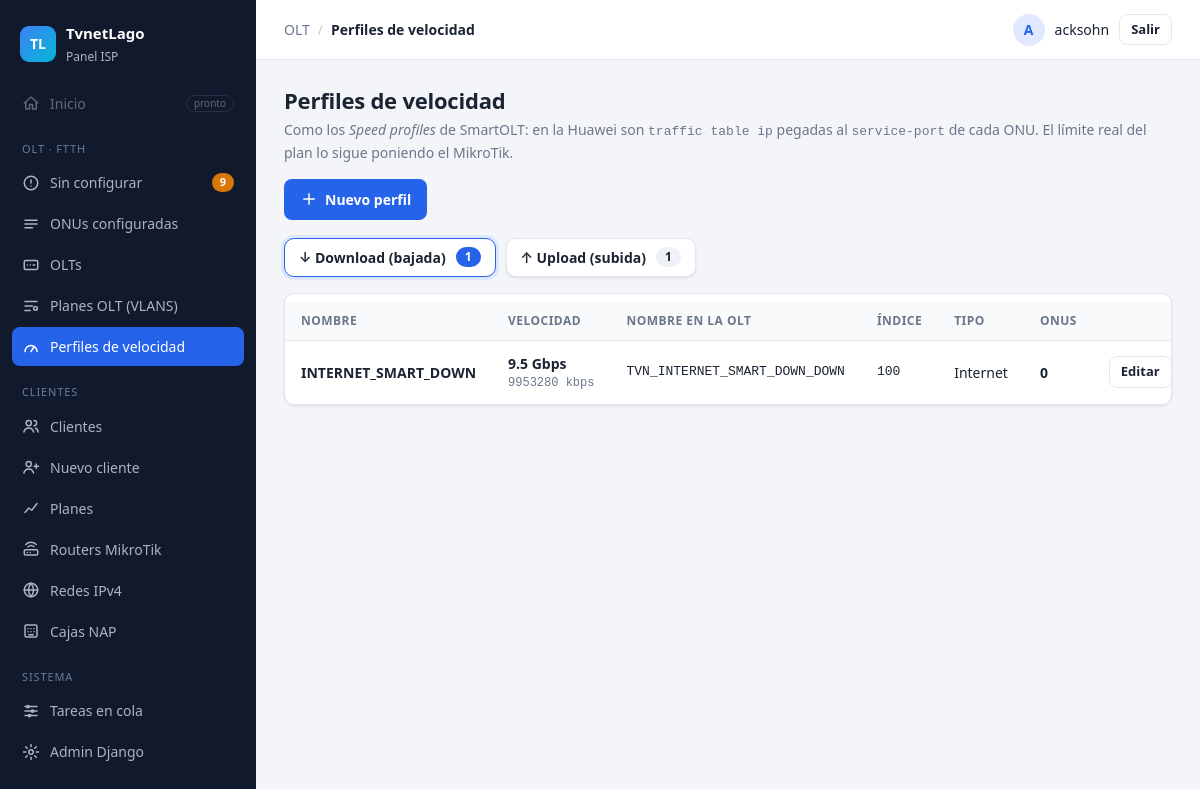
Page /olt/velocidades/ (signed in) on the committed database.
### Aplicaciones/ServerOLT/models.py (models this page shows, shortened)
class PerfilVelocidad(models.Model):
    DIRECCIONES = [("bajada", "Bajada (download)"), ("subida", "Subida (upload)")]
    TIPOS = [("internet", "Internet"), ("iptv", "IPTV"), ("voip", "VoIP"), ("gestion", "Gestión")]
    nombre = models.CharField(max_length=40, help_text="Ej. 100M")
    direccion = models.CharField("Dirección", max_length=6, choices=DIRECCIONES, default="bajada")
    usar_prefijo = models.BooleanField("Usar prefijo y sufijo", default=True,
                                       help_text="En la OLT se llamará TVN_<nombre>_DOWN / _UP")
    tipo = models.CharField(max_length=10, choices=TIPOS, default="internet")
    kbps = models.PositiveIntegerField("Velocidad (kbps)", help_text="Ej. 102400 = 100 Mbps")
    cbs_ms = models.PositiveSmallIntegerField(
        "CBS - committed burst (ms)", null=True, blank=True, default=100,
        help_text="Cuántos ms de tráfico absorbe la OLT antes de descartar. SmartOLT usa 100. Vacío = lo que ponga la OLT.")
    pbs_ms = models.PositiveSmallIntegerField(
        "PBS - peak burst (ms)", null=True, blank=True, default=100,
        help_text="Cuántos ms tolera por encima del CBS. SmartOLT usa 100. Vacío = lo que ponga la OLT.")
    predeterminado = models.BooleanField("Predeterminado para ONUs nuevas", default=False)
    indice_olt = models.PositiveSmallIntegerField(
        "Índice de traffic table", unique=True, null=True, blank=True,
        help_text="Número de la traffic table en la OLT. Vacío = el sistema elige uno libre desde 100.")
    creado_en_olt = models.BooleanField(default=False, editable=False,
                                        help_text="Ya se creó en alguna OLT: la velocidad ya no se puede editar")
    creado = models.DateTimeField(auto_now_add=True)
    class Meta:
        verbose_name = "perfil de velocidad"
        verbose_name_plural = "perfiles de velocidad"
        ordering = ["direccion", "kbps"]
        constraints = [models.UniqueConstraint(fields=["nombre", "direccion"], name="perfil_vel_unico")]
    @property
    def sufijo(self):
        return "DOWN" if self.direccion == "bajada" else "UP"
    @property
    def nombre_olt(self):
        import re
        base = f"TVN_{self.nombre}_{self.sufijo}" if self.usar_prefijo else self.nombre
        return re.sub(r"[^A-Za-z0-9_-]", "_", base)[:32]
    @property
    def velocidad_texto(self):
        k = self.kbps or 0
        if k >= 1024 * 1024:
            return f"{k / 1048576:.1f} Gbps".replace(".0 ", " ")
        if k >= 1024:
            return f"{k / 1024:.1f} Mbps".replace(".0 ", " ")
        return f"{k} kbps"

### Aplicaciones/ServerOLT/views.py (the view)
# urls.py: path("velocidades/", views.velocidades, name="velocidades"),
@login_required
def velocidades(request):
    direccion = request.GET.get("dir", "bajada")
    if direccion not in ("bajada", "subida"):
        direccion = "bajada"
    perfiles = (PerfilVelocidad.objects.filter(direccion=direccion)
                .annotate(usos=Count("onus_bajada", distinct=True) + Count("onus_subida", distinct=True))
                .order_by("kbps"))
    return render(request, "olt/velocidades.html", {
        "perfiles": perfiles, "direccion": direccion,
        "n_bajada": PerfilVelocidad.objects.filter(direccion="bajada").count(),
        "n_subida": PerfilVelocidad.objects.filter(direccion="subida").count(),
    })

### Aplicaciones/ServerOLT/context_processors.py (called while the page is built)
def menu(request):
    if not request.user.is_authenticated:
        return {}
    return {"menu_pendientes": ONU.objects.filter(estado="sin_autorizar").count()}

### Aplicaciones/ServerOLT/templates/olt/velocidades.html (shortened to what this page needs)
{% extends "panel/base.html" %}
{% block migas %}<span>OLT</span><span class="sep">/</span><strong>Perfiles de velocidad</strong>{% endblock %}
{% block contenido %}
<div class="cabecera">
  <div>
    <h1>Perfiles de velocidad</h1>
    <p class="sub">Como los <em>Speed profiles</em> de SmartOLT: en la Huawei son <span class="mono">traffic table ip</span> pegadas al <span class="mono">service-port</span> de cada ONU. El límite real del plan lo sigue poniendo el MikroTik.</p>
  </div>
  {% if perms.ServerOLT.add_perfilvelocidad %}
  <a class="btn btn-primario" href="{% url 'olt:velocidad_nueva' %}?dir={{ direccion }}">
    <svg viewBox="0 0 24 24"><path d="M12 5v14M5 12h14"/></svg> Nuevo perfil
  </a>
  {% endif %}
</div>
<div class="olts">
  <a class="olt-chip {% if direccion == 'bajada' %}activo{% endif %}" href="?dir=bajada">
    <span class="olt-nombre">↓ Download (bajada)</span><span class="olt-num">{{ n_bajada }}</span></a>
  <a class="olt-chip {% if direccion == 'subida' %}activo{% endif %}" href="?dir=subida">
    <span class="olt-nombre">↑ Upload (subida)</span><span class="olt-num">{{ n_subida }}</span></a>
</div>
<div class="tarjeta">
  <div class="tabla-scroll">
  <table class="tabla">
    <thead><tr><th>Nombre</th><th>Velocidad</th><th class="ocultar-movil">Nombre en la OLT</th><th class="ocultar-movil">Índice</th><th class="ocultar-movil">Tipo</th><th>ONUs</th><th class="der">Acciones</th></tr></thead>
    <tbody>
    {% for p in perfiles %}
      <tr>
        <td><strong>{{ p.nombre }}</strong>
          {% if p.predeterminado %}<span class="etiqueta">Predeterminado</span>{% endif %}</td>
        <td><strong>{{ p.velocidad_texto }}</strong><div class="tenue chico mono">{{ p.kbps }} kbps</div></td>
        <td class="mono ocultar-movil">{{ p.nombre_olt }}</td>
        <td class="mono ocultar-movil">{{ p.indice_olt }}{% if p.creado_en_olt %} <span class="etiqueta etiqueta-gris" title="Ya se creó en al menos una OLT">en OLT</span>{% endif %}</td>
        <td class="ocultar-movil">{{ p.get_tipo_display }}</td>
        <td><strong>{{ p.usos }}</strong></td>
        <td class="der"><div class="acciones-fila">
          {% if perms.ServerOLT.change_perfilvelocidad %}<a class="btn btn-fantasma btn-sm" href="{% url 'olt:velocidad_editar' p.pk %}">Editar</a>{% endif %}
        </div></td>
      </tr>
    {% endfor %}
    </tbody>
  </table>
  </div>
</div>
{% endblock %}

### templates/panel/base.html (shortened to what this page needs)
{% load static %}<!DOCTYPE html>
<html lang="es">
<head>
  <link rel="stylesheet" href="{% static 'vendor/select2/select2.min.css' %}">
  <link rel="stylesheet" href="{% static 'css/panel.css' %}">
</head>
<body>
<div class="app">
  <aside class="sidebar" id="sidebar">
    <div class="marca">
      <span class="marca-logo">TL</span>
      <div><strong>TvnetLago</strong><small>Panel ISP</small></div>
    </div>
    {% with ruta=request.resolver_match.view_name %}
    <nav>
      <a class="item deshabilitado" title="Próximamente">
        <svg viewBox="0 0 24 24"><path d="M3 12l9-8 9 8M5 10v10h5v-6h4v6h5V10"/></svg>
        Inicio <span class="pronto">pronto</span>
      </a>
      <p class="seccion">OLT · FTTH</p>
      <a class="item {% if ruta == 'olt:sin_configurar' or ruta == 'olt:autorizar' %}activo{% endif %}"
         href="{% url 'olt:sin_configurar' %}">
        <svg viewBox="0 0 24 24"><circle cx="12" cy="12" r="9"/><path d="M12 8v4M12 16h.01"/></svg>
        Sin configurar
        <span id="menu-pendientes" data-vivo class="contador-caja">{% if menu_pendientes %}<span class="contador">{{ menu_pendientes }}</span>{% endif %}</span>
      </a>
      <a class="item {% if ruta == 'olt:configuradas' or ruta == 'olt:detalle_onu' %}activo{% endif %}" href="{% url 'olt:configuradas' %}">
        <svg viewBox="0 0 24 24"><path d="M4 7h16M4 12h16M4 17h10"/></svg>
        ONUs configuradas
      </a>
      <a class="item {% if ruta == 'olt:olts' or ruta == 'olt:detalle_olt' or ruta == 'olt:olt_nueva' or ruta == 'olt:olt_editar' %}activo{% endif %}" href="{% url 'olt:olts' %}">
        <svg viewBox="0 0 24 24"><rect x="3" y="6" width="18" height="12" rx="2"/><path d="M7 12h.01M11 12h.01M15 12h2"/></svg>
        OLTs
      </a>
      <a class="item {% if ruta == 'olt:planes_olt' or ruta == 'olt:plan_olt_nuevo' or ruta == 'olt:plan_olt_editar' %}activo{% endif %}" href="{% url 'olt:planes_olt' %}">
        <svg viewBox="0 0 24 24"><path d="M4 6h16M4 12h10M4 18h7"/><circle cx="18" cy="15" r="2.5"/></svg>
        Planes OLT (VLANS)
      </a>
      <a class="item {% if ruta == 'olt:velocidades' or ruta == 'olt:velocidad_nueva' or ruta == 'olt:velocidad_editar' %}activo{% endif %}" href="{% url 'olt:velocidades' %}">
        <svg viewBox="0 0 24 24"><path d="M4 18a8 8 0 1 1 16 0"/><path d="M12 18l4-6"/></svg>
        Perfiles de velocidad
      </a>
      <p class="seccion">Clientes</p>
      <a class="item {% if request.resolver_match.namespace == 'clientes' and ruta != 'clientes:nuevo' and 'plan' not in ruta and 'router' not in ruta %}activo{% endif %}" href="{% url 'clientes:lista' %}">
        <svg viewBox="0 0 24 24"><circle cx="9" cy="8" r="3.5"/><path d="M2.5 20c.8-3.5 3.3-5.5 6.5-5.5s5.7 2 6.5 5.5M16 4.5a3.5 3.5 0 010 7M18 14.6c1.9.7 3 2.6 3.5 5.4"/></svg>
        Clientes
      </a>
      {% if perms.ServerMikro.add_cliente %}
      <a class="item {% if ruta == 'clientes:nuevo' %}activo{% endif %}" href="{% url 'clientes:nuevo' %}">
        <svg viewBox="0 0 24 24"><circle cx="9" cy="8" r="3.5"/><path d="M2.5 20c.8-3.5 3.3-5.5 6.5-5.5s5.7 2 6.5 5.5M19 8v6M16 11h6"/></svg>
        Nuevo cliente
      </a>
      {% endif %}
      <a class="item {% if ruta == 'clientes:planes' or ruta == 'clientes:plan_nuevo' or ruta == 'clientes:plan_editar' %}activo{% endif %}" href="{% url 'clientes:planes' %}">
        <svg viewBox="0 0 24 24"><path d="M4 18l5-6 4 3 7-9"/></svg>
        Planes
      </a>
      <a class="item {% if 'router' in ruta %}activo{% endif %}" href="{% url 'clientes:routers' %}">
        <svg viewBox="0 0 24 24"><rect x="3" y="13" width="18" height="7" rx="2"/><path d="M7 16.5h.01M11 16.5h.01M8 9a6 6 0 018 0M5 6a10 10 0 0114 0"/></svg>
        Routers MikroTik
      </a>
      <a class="item {% if ruta == 'clientes:redes' or 'clientes:red_' in ruta %}activo{% endif %}" href="{% url 'clientes:redes' %}">
        <svg viewBox="0 0 24 24"><circle cx="12" cy="12" r="9"/><path d="M3 12h18M12 3a14 14 0 010 18M12 3a14 14 0 000 18"/></svg>
        Redes IPv4
      </a>
      <a class="item {% if 'clientes:nap' in ruta %}activo{% endif %}" href="{% url 'clientes:naps' %}">
        <svg viewBox="0 0 24 24"><rect x="4" y="4" width="16" height="16" rx="2"/><path d="M8 9h.01M12 9h.01M16 9h.01M8 13h.01M12 13h.01M16 13h.01M9 17h6"/></svg>
        Cajas NAP
      </a>
      <p class="seccion">Sistema</p>
      <a class="item {% if ruta == 'tareas:lista' %}activo{% endif %}" href="{% url 'tareas:lista' %}">
        <svg viewBox="0 0 24 24"><path d="M4 6h16M4 12h16M4 18h16"/><circle cx="8" cy="6" r="1.5"/><circle cx="14" cy="12" r="1.5"/><circle cx="10" cy="18" r="1.5"/></svg>
        Tareas en cola
      </a>
      {% if user.is_staff %}
      <a class="item" href="{% url 'admin:index' %}">
        <svg viewBox="0 0 24 24"><circle cx="12" cy="12" r="3"/><path d="M12 2v3M12 19v3M2 12h3M19 12h3M4.9 4.9L7 7M17 17l2.1 2.1M4.9 19.1L7 17M17 7l2.1-2.1"/></svg>
        Admin Django
      </a>
      {% endif %}
    </nav>
    {% endwith %}
  </aside>
  <div class="principal">
    <header class="topbar">
      <div class="migas">{% block migas %}{% endblock %}</div>
      {% if user.is_authenticated %}
      <form method="post" action="{% url 'logout' %}" class="usuario">
        <span class="avatar">{{ user.username|slice:":1"|upper }}</span>
        <span class="usuario-nombre">{{ user.username }}</span>
        <button type="submit" class="btn btn-fantasma btn-sm">Salir</button>
      </form>
      {% endif %}
    </header>
    <main class="contenido">
      {% block contenido %}{% endblock %}
    </main>
  </div>
</div>
</body>
</html>

### rows in the picture
PerfilVelocidad: nombre "INTERNET_SMART_DOWN", velocidad_texto "9.5 Gbps", kbps "9953280", nombre_olt "TVN_INTERNET_SMART_DOWN_DOWN", indice_olt "100", tipo "Internet", usos "0"

### other values in the picture
{{ menu_pendientes }} "9"
{{ user.username|slice:":1"|upper }} "A"
{{ user.username }} "acksohn"
{{ n_bajada }} "1"
{{ n_subida }} "1"
